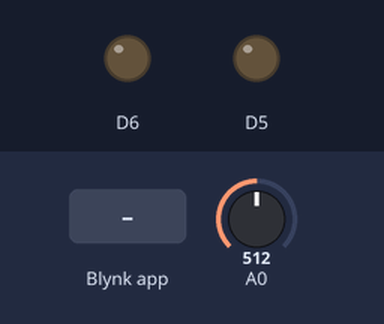
Simulated run of this sketch. Board: ESP8266 (NodeMCU). Parts: output pins drawn as LEDs (lit = HIGH). Inputs (shaded band) come from the test bench; at power-on: A0 = 512. WiFi joins after 1.5 s; servers stay silent unless stated; what the sketch prints to the serial monitor is not drawn.

Above: at 3.0 s.
3.1 s: Blynk app writes 1 to V1
At 4.4 s:
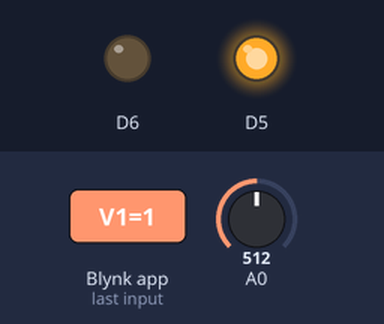
5.3 s: Blynk app writes 0 to V1
At 7.2 s:
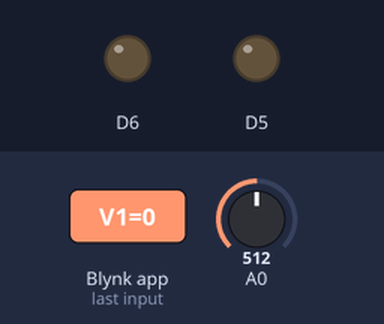
Timing chart, 0 to 8.7 s (numbered marks = the images above; inputs shaded):
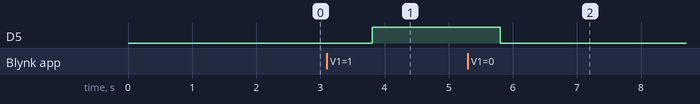

The sketch:

Bai3.ino
```cpp
#define BLYNK_PRINT Serial
#define BLYNK_TEMPLATE_ID "TMPLJlojbEIs"
#define BLYNK_DEVICE_NAME "BT3"
#define BLYNK_AUTH_TOKEN "Tw5dSvmd1h887vLKHXG85iN-P2DE1OZO"


#include <ESP8266WiFi.h>
#include <BlynkSimpleEsp8266.h>
//#include <SimpleTimer.h>


char auth[] = "Tw5dSvmd1h887vLKHXG85iN-P2DE1OZO";
char ssid[] = "ss";
char pass[] = "1234567891";

//SimpleTimer timer;


void readSensor(){

//  int analogValue = analogRead(A0); //
//  float millivolts = (analogValue/1024.0) * 3300; //3300 điện áp được cung cấp bởi NodeMCU
//  float celsius = millivolts/10;

  int sensor = analogRead(A0);
  float voltage = (float)(sensor * (3.3 / 1024));
  float tempC = voltage*100.0;
  Serial.print("Nhiet do: " + (String)tempC);
  Blynk.virtualWrite(V2, tempC);
  delay(1000);
  }
void setup()
{
  Serial.begin(9600);
  pinMode(A0, INPUT);
  pinMode(D5, OUTPUT);
  pinMode(D6, OUTPUT);
//  Blynk.begin(auth, ssid, pass);
  Blynk.begin(auth, ssid, pass, "blynk.cloud", 80);
//  Blynk.begin(auth, ssid, pass, IPAddress(192,168,43,246), 80);
//  timer.setInterval(1000L, readSensor);
}

BLYNK_WRITE(V1)
{
    int x = param.asInt();
    if (x == 1){
    digitalWrite(D5, HIGH);
    digitalWrite(D6, LOW);
    Serial.print("Bat: "+(String)x);
    }
    else{

      digitalWrite(D5, LOW);
      digitalWrite(D6, LOW);
      Serial.print("Bat: "+(String)x);
      }

}
float t;
void loop()
{

  Blynk.run();
//  timer.run();
  readSensor();
//  t = readSensor();
//  Serial.print("Nhiet do: " + (String)t);
//  t = random(0,100);

}
```

Measured:
- after the input at 3.1 s, D5: LOW → HIGH after 0.71 s
- after the input at 5.3 s, D5: HIGH → LOW after 0.51 s
